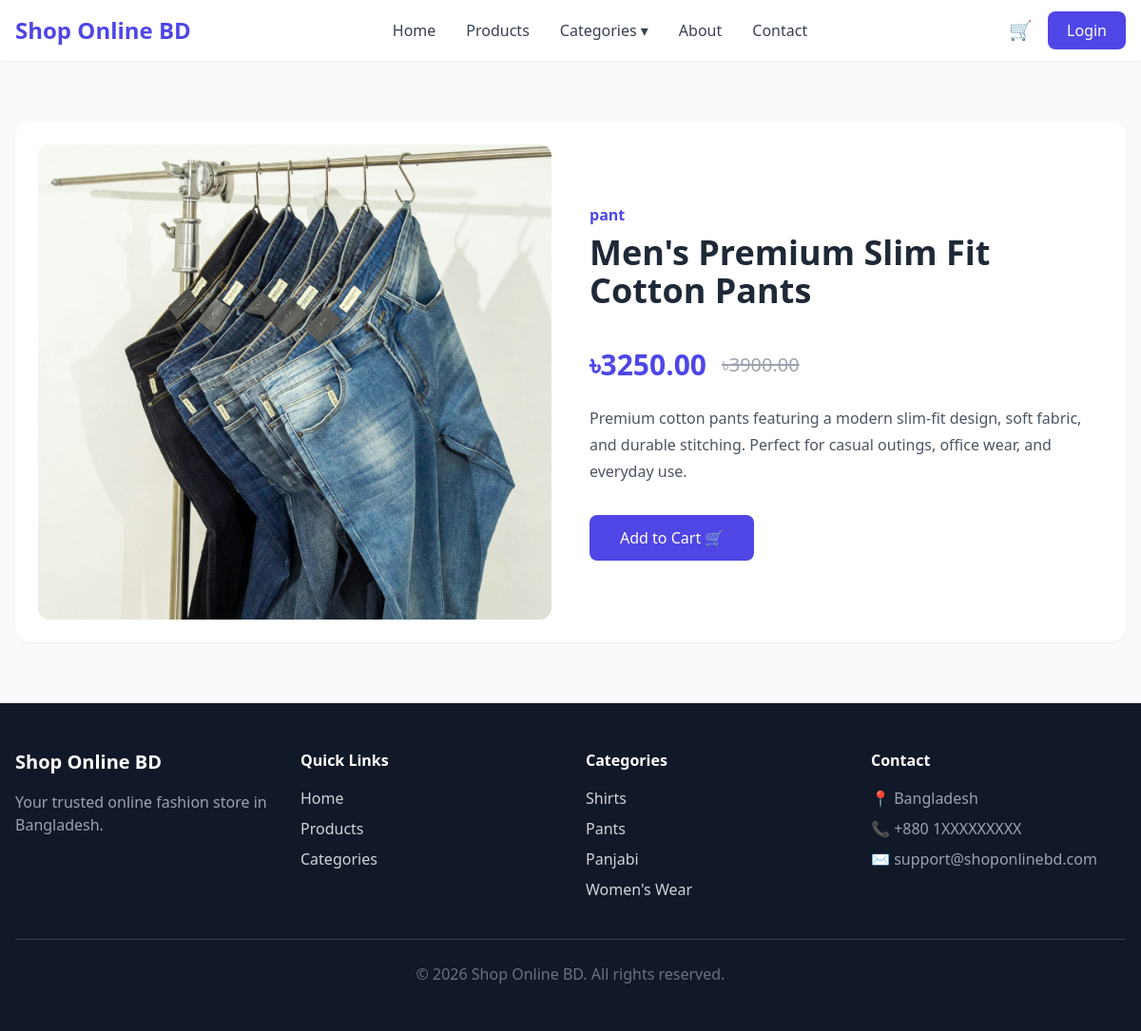
Screenshot of /product/2/ with the database file from the repository.
### shop/models.py (models this page shows, shortened)
class Product(models.Model):
    name = models.CharField(max_length=100)
    price = models.DecimalField(max_digits=10, decimal_places=2)
    discounted_price = models.DecimalField(
        max_digits=10, decimal_places=2, null=True, blank=True
    )
    image = models.ImageField(upload_to="productImages/")
    description = models.TextField()
    category = models.CharField(max_length=30, choices=CATEGORY_CHOICES)

### shop/views.py (the view)
# urls.py: path("product/<int:id>/", views.ProductDetailsView.as_view(), name="productDetails"),
class ProductDetailsView(View):
    def get(self, request, id):
        product = Product.objects.get(id=id)
        return render(request, "shop/productDetails.html", {"product": product})

### templates/shop/productDetails.html (shortened to what this page needs)
{% extends "shop/base.html" %}
{% block content %}
<section class="max-w-7xl mx-auto px-4 py-16">
    <div class="grid md:grid-cols-2 gap-10 bg-white rounded-2xl shadow-sm p-6">
        <div>
            <img
                src="{{ product.image.url }}"
                alt="{{ product.name }}"
                class="w-full h-[500px] object-cover rounded-xl">
        </div>
        <div class="flex flex-col justify-center">
            <p class="text-indigo-600 font-semibold mb-2">
                {{ product.category }}
            </p>
            <h1 class="text-4xl font-bold mb-4">
                {{ product.name }}
            </h1>
            <div class="flex items-center gap-4 mb-6">
                {% if product.discounted_price %}
                <span class="text-3xl font-bold text-indigo-600">
                    ৳{{ product.discounted_price }}
                </span>
                <span class="text-xl text-gray-400 line-through">
                    ৳{{ product.price }}
                </span>
                {% else %}
                <span class="text-3xl font-bold text-indigo-600">
                    ৳{{ product.price }}
                </span>
                {% endif %}
            </div>
            <p class="text-gray-600 leading-7 mb-8">
                {{ product.description }}
            </p>
            <button
                class="bg-indigo-600 text-white px-8 py-3 rounded-lg
                       hover:bg-indigo-700 w-fit">
                Add to Cart 🛒
            </button>
        </div>
    </div>
</section>
{% endblock %}

### rows the page displays
Product: image (picture), category "pant", name "Men's Premium Slim Fit Cotton Pants", discounted_price "3250.00", price "3900.00", description "Premium cotton pants featuring a modern slim-fit design, soft fabric, and durable stitching. Perfect for casual outings, office wear, and everyday use."
